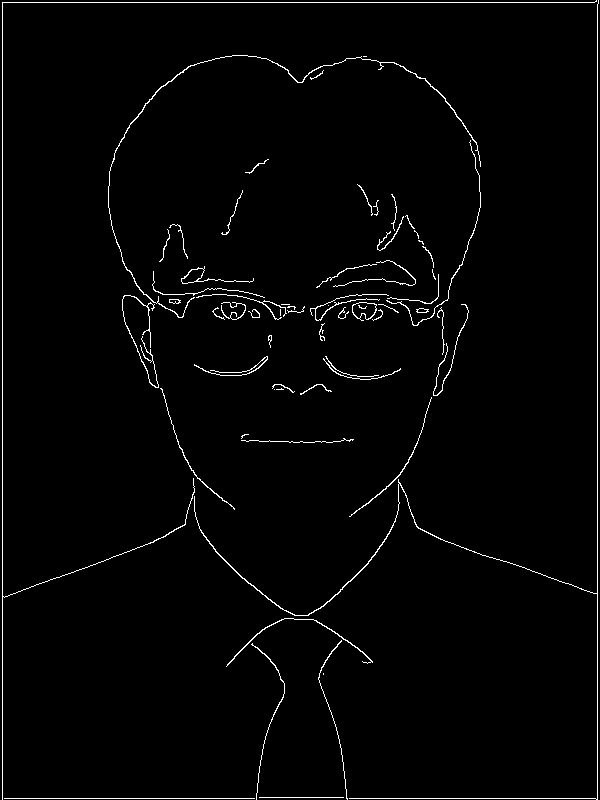
#> input picture Robotic_Drawing_System/final_project/photo.tif, 600 x 800 px, found by its file name
$ python path_planning.py
#> lines starting #> are read from the running program, lines starting #| are printed output that depends on the picture
import time
import numpy as np
import matplotlib.pyplot as plt
import cv2
import pyautogui as ui
import sys
sys.setrecursionlimit(100000)


def neighbors(p):
    n = [[0, 0]] * 8
    n[0] = [p[0] - 1, p[1] - 1]
    n[1] = [p[0] - 1, p[1]]
    n[2] = [p[0] - 1, p[1] + 1]
    n[3] = [p[0], p[1] + 1]
    n[4] = [p[0] + 1, p[1] + 1]
    n[5] = [p[0] + 1, p[1]]
    n[6] = [p[0] + 1, p[1] - 1]
    n[7] = [p[0], p[1] - 1]
    return n


def neighbors1(p):
    n = [[0, 0]] * 4
    n[0] = [p[0] - 1, p[1]]
    n[1] = [p[0], p[1] - 1]
    n[2] = [p[0], p[1] + 1]
    n[3] = [p[0] + 1, p[1]]
    return n


def neighbors2(p):
    n = [[0, 0]] * 4
    n[0] = [p[0] - 1, p[1] - 1]
    n[1] = [p[0] - 1, p[1] + 1]
    n[2] = [p[0] + 1, p[1] - 1]
    n[3] = [p[0] + 1, p[1] + 1]
    return n


def dfs(i, j, group, path, paths):  # endpoint detect
    if group[i][j] == 0:
        return False
    group[i][j] = 0
    path.append(np.array([i, j]))
    end = True
    for p in neighbors1([i, j]):
        if not end:
            path = []
        a, b = p
        if dfs(a, b, group, path, paths):
            end = False
    for p in neighbors2([i, j]):
        if not end:
            path = []
        a, b = p
        if dfs(a, b, group, path, paths):
            end = False
    if end:
        paths.append(path)
    return True


def path(group):
    paths = []
    height, width = group.shape
    for i in range(height):
        for j in range(width):
            if group[i][j] != 1:
                continue
            path = []
            dfs(i, j, group, path, paths)
            paths.append(path)

    for i in range(height):
        for j in range(width):
            if group[i][j] == 0:
                continue
            path = []
            dfs(i, j, group, path, paths)
            paths.append(path)
    return paths


def show(size, paths):
    can = np.zeros(size, dtype=np.uint8)
    cv2.imshow('path', can)
    cv2.waitKey(0)
    for path in paths:
        for p in path:
            # time.sleep(delay)
            ui.press('enter')
            x, y = p
            can[x][y] = 255
            cv2.imshow('path', can)
            cv2.waitKey(0)
    cv2.destroyAllWindows()


def inv(img):
    img_out = np.zeros(img.shape)
    for i in range(img.shape[0]):
        for j in range(img.shape[1]):
            img_out[i][j] = 255 - img[i][j]
    return img_out


def classify(kernal):
    state = 0
    for p in neighbors([1, 1]):
        i, j = p
        if kernal[i][j] == 255:
            if state == 0:
                state = 3
            elif state == 1 or state == 4:
                state = 2
            elif state == 3:
                state = 4
        else:
            if state == 3 or state == 4:
                state = 1
    if state == 3 or state == 4:
        state = 1
    return state


def bi(img, thre):
    img_out = np.zeros(img.shape)
    for i in range(img.shape[0]):
        for j in range(img.shape[1]):
            if img[i][j] >= thre:
                img_out[i][j] = 255
    return img_out


def get_paths(flags):
    paths = path(flags)
    for i in range(len(paths)):
        paths[i] = paths[i][::10]
    i = 0
    while i < len(paths):
        if len(paths[i]) <= 5:
            del paths[i]
        else:
            i = i + 1
    return paths


if __name__ == "__main__":
    img = plt.imread('photo.tif')
#> img: shape (800, 600); 1.9% white in thin lines or dots

    height, width = img.shape
#> height = 800; width = 600
    temp = np.zeros(img.shape)
    temp[3:height - 3, 3:width - 3] = img[3:height - 3, 3:width - 3]
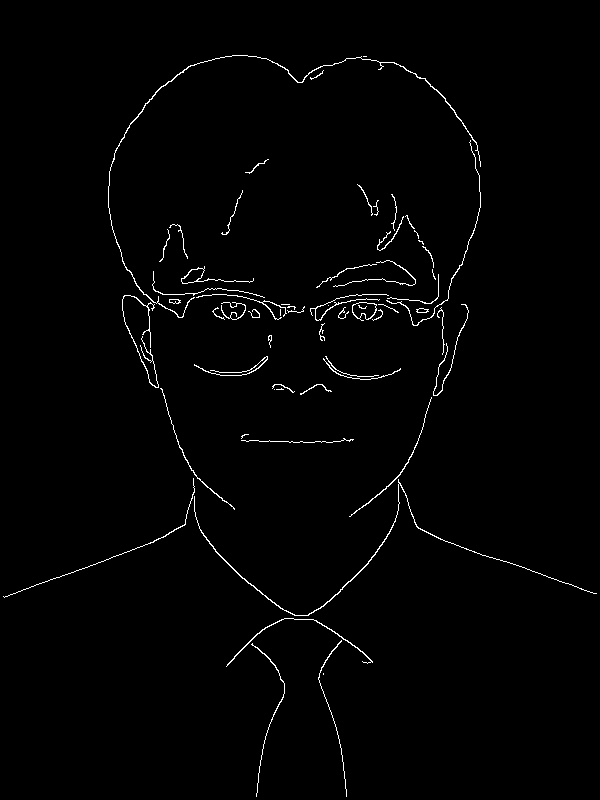
#> temp: shape (800, 600) float64; 1.3% white in thin lines or dots
    flags = np.zeros(img.shape)

    for i in range(3, height - 3):
        for j in range(3, width - 3):
            if temp[i][j] == 255:
                kernal = temp[i - 1:i + 2, j - 1:j + 2]
                flags[i][j] = classify(kernal)

    paths = path(flags)
#> after the loop in path, `for i in range(height):`: paths = 169 items
#> after the loop in path, `for i in range(height):`: paths = 173 items
#> paths = 173 items
#> flags: shape (800, 600) float64; every value is 0
    for i in range(len(paths)):
        paths[i] = paths[i][::10]
    i = 0
    while i < len(paths):
        if len(paths[i]) <= 5:
            del paths[i]
        else:
            i = i + 1
#> after the loop, i = 55
    # [5 lines of commented-out code are left out]
